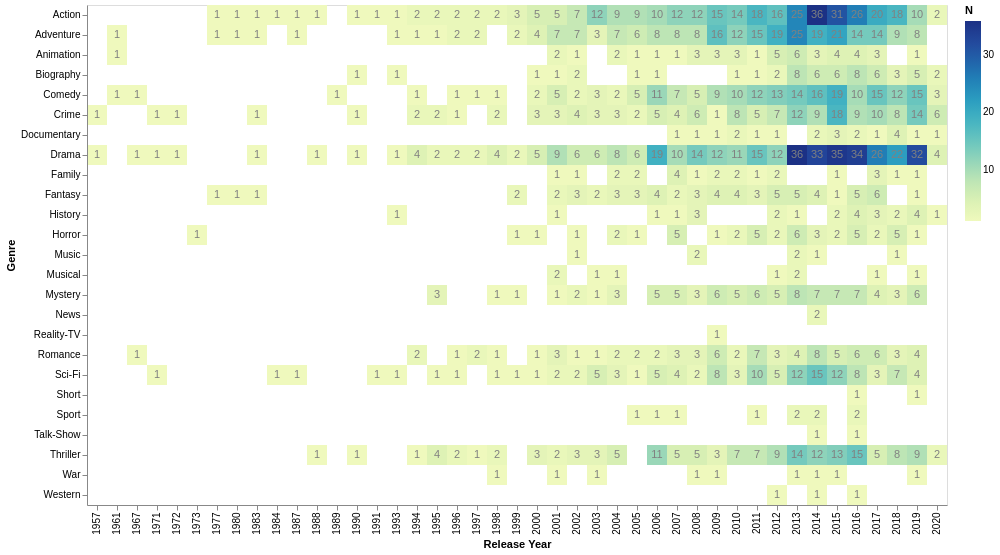

Specify this chart in Vega-Lite:
### Vega-Lite specification from a JSON file in a GitHub repository (floating-point values rounded to 4 significant figures; data arrays with more than 128 entries replaced by an {"elided": "..."} marker saying what was removed)
{"config": {"view": {"continuousWidth": 400, "continuousHeight": 300}}, "layer": [{"mark": "rect", "encoding": {"color": {"type": "quantitative", "field": "N"}, "x": {"type": "nominal", "field": "release_year", "title": "Release Year"}, "y": {"type": "nominal", "field": "genre", "title": "Genre"}}, "transform": [{"aggregate": [{"op": "count", "as": "N"}], "groupby": ["release_year", "genre"]}]}, {"mark": {"type": "text", "baseline": "middle", "color": "gray"}, "encoding": {"text": {"type": "quantitative", "field": "N"}, "x": {"type": "nominal", "field": "release_year", "title": "Release Year"}, "y": {"type": "nominal", "field": "genre", "title": "Genre"}}, "transform": [{"aggregate": [{"op": "count", "as": "N"}], "groupby": ["release_year", "genre"]}]}], "data": {"name": "data-80d6fd7b60a260a37ed459da60b6aec1"}, "$schema": "https://vega.github.io/schema/vega-lite/v4.8.1.json", "datasets": {"data-80d6fd7b60a260a37ed459da60b6aec1": {"elided": "2076 records"}}}
